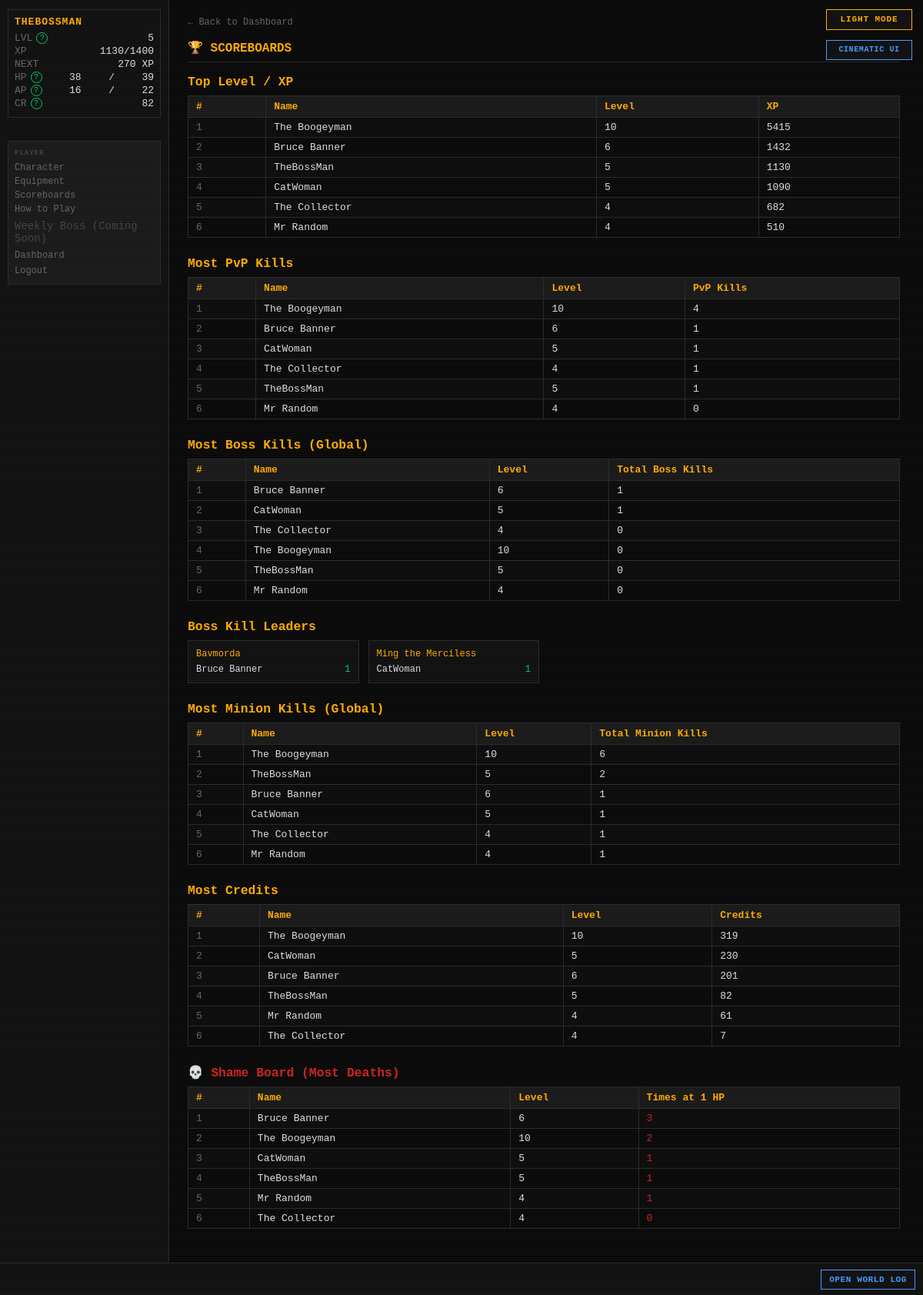
/scoreboards (signed in), run on an earlier commit of the app's database.
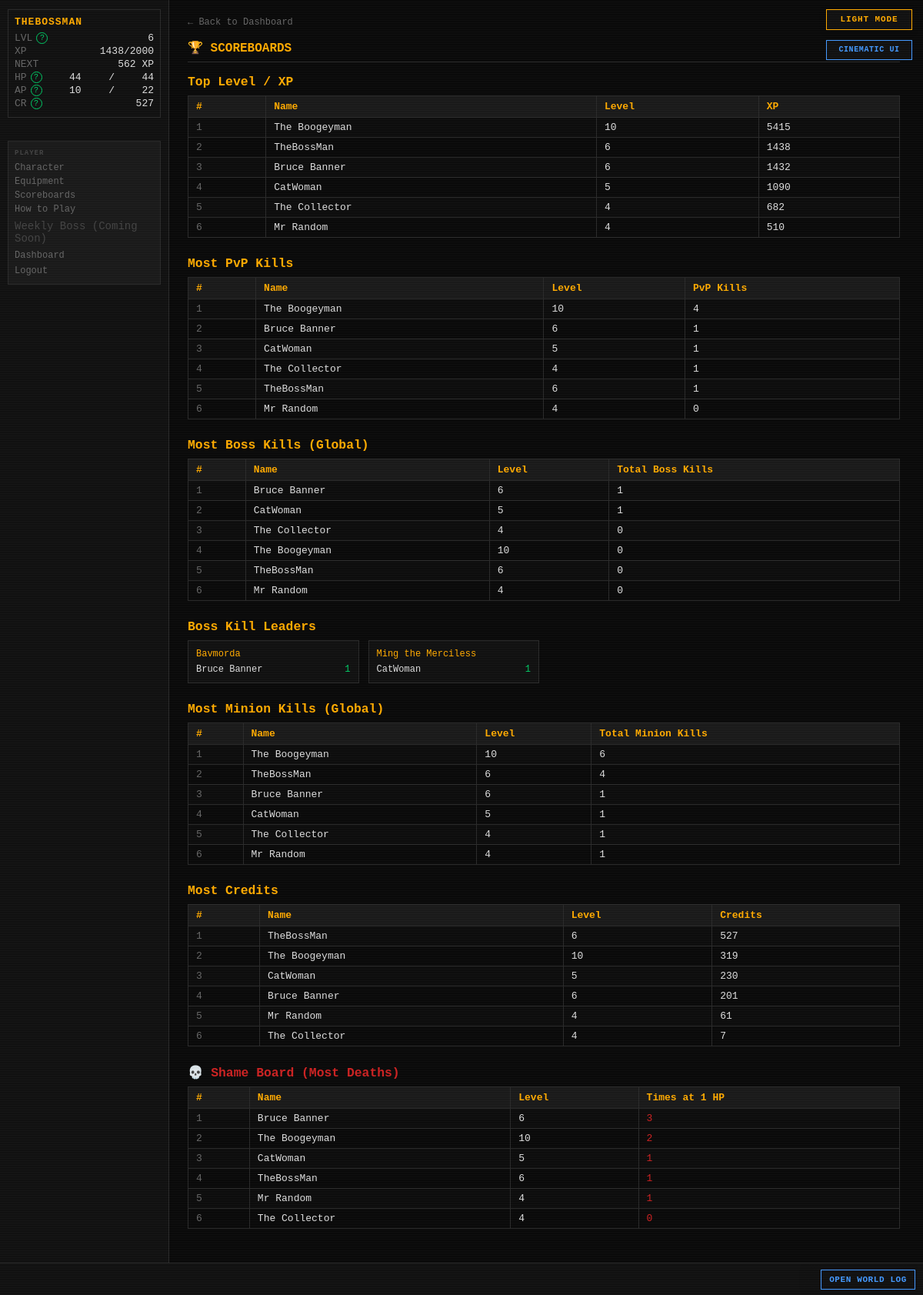
And on a later commit of the database.
### tables this page shows
CREATE TABLE players (
    id                  INTEGER PRIMARY KEY AUTOINCREMENT,
    username            TEXT    UNIQUE NOT NULL,
    password_hash       TEXT    NOT NULL,
    email               TEXT    UNIQUE NOT NULL,
    character_name      TEXT    NOT NULL,
    sex                 TEXT    NOT NULL,
    class_id            INTEGER REFERENCES classes(id),
    str_stat            INTEGER NOT NULL DEFAULT 1,
    end_stat            INTEGER NOT NULL DEFAULT 1,
    agi_stat            INTEGER NOT NULL DEFAULT 1,
    lck_stat            INTEGER NOT NULL DEFAULT 1,
    per_stat            INTEGER NOT NULL DEFAULT 1,
    level               INTEGER NOT NULL DEFAULT 1,
    xp                  INTEGER NOT NULL DEFAULT 0,
    current_hp          INTEGER NOT NULL,
    current_ap          INTEGER NOT NULL,
    credits             INTEGER NOT NULL DEFAULT 25,
    equipped_weapon_id  INTEGER REFERENCES inventory_items(id),
    equipped_armor_id   INTEGER REFERENCES inventory_items(id),
    equipped_special_id INTEGER REFERENCES inventory_items(id),
    in_combat           INTEGER NOT NULL DEFAULT 0,
    pending_levelup     INTEGER NOT NULL DEFAULT 0,
    combat_preference   TEXT    NOT NULL DEFAULT "Balanced",
    is_banned           INTEGER NOT NULL DEFAULT 0,
    retired_at          TEXT,
    last_login_at       TEXT,
    created_at          TEXT    NOT NULL DEFAULT (datetime('now'))
);

CREATE TABLE player_stats (
    player_id            INTEGER PRIMARY KEY REFERENCES players(id),
    pvp_kills            INTEGER NOT NULL DEFAULT 0,
    times_reduced_to_1hp INTEGER NOT NULL DEFAULT 0,
    updated_at           TEXT    NOT NULL DEFAULT (datetime('now'))
);

CREATE TABLE bosses (
    id                          INTEGER PRIMARY KEY AUTOINCREMENT,
    name                        TEXT    UNIQUE NOT NULL,
    is_active                   INTEGER NOT NULL DEFAULT 1,
    level                       INTEGER NOT NULL,
    str_stat                    INTEGER NOT NULL,
    end_stat                    INTEGER NOT NULL,
    agi_stat                    INTEGER NOT NULL,
    lck_stat                    INTEGER NOT NULL,
    per_stat                    INTEGER NOT NULL,
    max_hp                      INTEGER NOT NULL,
    phase2_hp_percent           INTEGER NOT NULL,
    phase3_hp_percent           INTEGER NOT NULL,
    special_attack_name         TEXT    NOT NULL,
    special_attack_die          TEXT    NOT NULL,
    special_attack_damage_type  TEXT    NOT NULL,
    special_attack_flavor       TEXT    NOT NULL,
    special_buff_name           TEXT    NOT NULL,
    special_buff_type           TEXT    NOT NULL,
    special_buff_value          REAL    NOT NULL,
    special_buff_damage_type    TEXT,
    special_buff_flavor         TEXT    NOT NULL,
    res_blade     INTEGER NOT NULL DEFAULT 0,
    res_blunt     INTEGER NOT NULL DEFAULT 0,
    res_ballistic INTEGER NOT NULL DEFAULT 0,
    res_energy    INTEGER NOT NULL DEFAULT 0,
    res_arcane    INTEGER NOT NULL DEFAULT 0,
    res_explosive INTEGER NOT NULL DEFAULT 0,
    res_venom     INTEGER NOT NULL DEFAULT 0,
    weak_blade    INTEGER NOT NULL DEFAULT 0,
    weak_blunt    INTEGER NOT NULL DEFAULT 0,
    weak_ballistic INTEGER NOT NULL DEFAULT 0,
    weak_energy   INTEGER NOT NULL DEFAULT 0,
    weak_arcane   INTEGER NOT NULL DEFAULT 0,
    weak_explosive INTEGER NOT NULL DEFAULT 0,
    weak_venom    INTEGER NOT NULL DEFAULT 0,
    drop_weapon_chance       REAL    NOT NULL,
    drop_armor_chance        REAL    NOT NULL,
    drop_special_item_chance REAL    NOT NULL,
    drop_credit_min          INTEGER NOT NULL,
    drop_credit_max          INTEGER NOT NULL,
    flavor_text              TEXT    NOT NULL,
    imported_at              TEXT    NOT NULL DEFAULT (datetime('now'))
, description TEXT NOT NULL DEFAULT '');

CREATE TABLE boss_instances (
    id                  INTEGER PRIMARY KEY AUTOINCREMENT,
    player_id           INTEGER NOT NULL REFERENCES players(id),
    boss_id             INTEGER NOT NULL REFERENCES bosses(id),
    current_hp          INTEGER NOT NULL,
    encounter_max_hp    INTEGER,
    special_attack_used INTEGER NOT NULL DEFAULT 0,
    special_buff_used   INTEGER NOT NULL DEFAULT 0,
    current_phase       INTEGER NOT NULL DEFAULT 1,
    discovered_at       TEXT    NOT NULL DEFAULT (datetime('now')),
    kill_count          INTEGER NOT NULL DEFAULT 0,
    UNIQUE(player_id, boss_id)
);

### routes/scoreboards.py (the view)
@bp.route("/scoreboards")
def index():
    settings      = get_all_settings()
    inactive_days = settings.get("INACTIVE_DAYS_THRESHOLD", cfg.INACTIVE_DAYS_THRESHOLD)
    cutoff_expr   = f"datetime('now', '-{inactive_days} days')"
    top_level      = _top_level_xp(cutoff_expr)
    top_pvp_kills  = _top_pvp_kills(cutoff_expr)
    top_boss_global= _top_boss_kills_global(cutoff_expr)
    top_boss_each  = _top_boss_kills_per_boss(cutoff_expr)
    top_minion_gl  = _top_minion_kills_global(cutoff_expr)
    top_minion_each= _top_minion_kills_per_minion(cutoff_expr)
    top_credits    = _top_credits(cutoff_expr)
    shame_board    = _shame_board(cutoff_expr)
    return render_template(
        "scoreboards/scoreboards.html",
        top_level=top_level,
        top_pvp_kills=top_pvp_kills,
        top_boss_global=top_boss_global,
        top_boss_each=top_boss_each,
        top_minion_global=top_minion_gl,
        top_minion_each=top_minion_each,
        top_credits=top_credits,
        shame_board=shame_board,
    )

### templates/scoreboards/scoreboards.html (shortened to what this page needs)
{% extends "base.html" %}
{% block content %}
<div id="page-content">
    <a href="{{ url_for('dashboard.index') }}" class="back-link">← Back to Dashboard</a>
    <h2 class="page-title">🏆 SCOREBOARDS</h2>
    <h3 style="color:var(--amber);margin-bottom:8px;">Top Level / XP</h3>
    {% if top_level %}
    <table style="margin-bottom:24px;">
        <tr><th>#</th><th>Name</th><th>Level</th><th>XP</th></tr>
        {% for p in top_level %}
        <tr>
            <td style="color:var(--grey)">{{ loop.index }}</td>
            <td>{{ p.character_name }}</td>
            <td>{{ p.level }}</td>
            <td>{{ p.xp }}</td>
        </tr>
        {% endfor %}
    </table>
    {% else %}
    <p style="color:var(--grey);margin-bottom:24px;">No data yet.</p>
    {% endif %}
    <h3 style="color:var(--amber);margin-bottom:8px;">Most PvP Kills</h3>
    {% if top_pvp_kills %}
    <table style="margin-bottom:24px;">
        <tr><th>#</th><th>Name</th><th>Level</th><th>PvP Kills</th></tr>
        {% for p in top_pvp_kills %}
        <tr>
            <td style="color:var(--grey)">{{ loop.index }}</td>
            <td>{{ p.character_name }}</td>
            <td>{{ p.level }}</td>
            <td>{{ p.pvp_kills }}</td>
        </tr>
        {% endfor %}
    </table>
    {% else %}
    <p style="color:var(--grey);margin-bottom:24px;">No data yet.</p>
    {% endif %}
    <h3 style="color:var(--amber);margin-bottom:8px;">Most Boss Kills (Global)</h3>
    {% if top_boss_global %}
    <table style="margin-bottom:24px;">
        <tr><th>#</th><th>Name</th><th>Level</th><th>Total Boss Kills</th></tr>
        {% for p in top_boss_global %}
        <tr>
            <td style="color:var(--grey)">{{ loop.index }}</td>
            <td>{{ p.character_name }}</td>
            <td>{{ p.level }}</td>
            <td>{{ p.total_kills }}</td>
        </tr>
        {% endfor %}
    </table>
    {% else %}
    <p style="color:var(--grey);margin-bottom:24px;">No data yet.</p>
    {% endif %}
    {% if top_boss_each %}
    <h3 style="color:var(--amber);margin-bottom:8px;">Boss Kill Leaders</h3>
    <div style="display:grid;grid-template-columns:repeat(auto-fill,minmax(220px,1fr));gap:12px;margin-bottom:24px;">
        {% for boss_name, players in top_boss_each.items() %}
        <div style="background:var(--bg-panel);border:1px solid var(--border);padding:10px;">
            <div style="color:var(--amber);margin-bottom:6px;font-size:12px;">{{ boss_name }}</div>
            {% for p in players %}
            <div style="display:flex;justify-content:space-between;font-size:12px;">
                <span>{{ p.character_name }}</span>
                <span style="color:var(--green)">{{ p.kill_count }}</span>
            </div>
            {% endfor %}
        </div>
        {% endfor %}
    </div>
    {% endif %}
    <h3 style="color:var(--amber);margin-bottom:8px;">Most Minion Kills (Global)</h3>
    {% if top_minion_global %}
    <table style="margin-bottom:24px;">
        <tr><th>#</th><th>Name</th><th>Level</th><th>Total Minion Kills</th></tr>
        {% for p in top_minion_global %}
        <tr>
            <td style="color:var(--grey)">{{ loop.index }}</td>
            <td>{{ p.character_name }}</td>
            <td>{{ p.level }}</td>
            <td>{{ p.total_kills }}</td>
        </tr>
        {% endfor %}
    </table>
    {% else %}
    <p style="color:var(--grey);margin-bottom:24px;">No data yet.</p>
    {% endif %}
    <h3 style="color:var(--amber);margin-bottom:8px;">Most Credits</h3>
    {% if top_credits %}
    <table style="margin-bottom:24px;">
        <tr><th>#</th><th>Name</th><th>Level</th><th>Credits</th></tr>
        {% for p in top_credits %}
        <tr>
            <td style="color:var(--grey)">{{ loop.index }}</td>
            <td>{{ p.character_name }}</td>
            <td>{{ p.level }}</td>
            <td>{{ p.credits }}</td>
        </tr>
        {% endfor %}
    </table>
    {% else %}
    <p style="color:var(--grey);margin-bottom:24px;">No data yet.</p>
    {% endif %}
    <h3 style="color:var(--red);margin-bottom:8px;">💀 Shame Board (Most Deaths)</h3>
    {% if shame_board %}
    <table style="margin-bottom:24px;">
        <tr><th>#</th><th>Name</th><th>Level</th><th>Times at 1 HP</th></tr>
        {% for p in shame_board %}
        <tr>
            <td style="color:var(--grey)">{{ loop.index }}</td>
            <td>{{ p.character_name }}</td>
            <td>{{ p.level }}</td>
            <td style="color:var(--red)">{{ p.times_reduced_to_1hp }}</td>
        </tr>
        {% endfor %}
    </table>
    {% else %}
    <p style="color:var(--grey);margin-bottom:24px;">No data yet.</p>
    {% endif %}
</div>
{% endblock %}

### templates/base.html (shortened to what this page needs)
<!DOCTYPE html>
<html lang="en">
<head>
<link rel="stylesheet" href="{{ url_for('static', filename='style.css') }}">
</head>
<body class="{{ 'authenticated' if player else 'auth-page' }} {% block body_class %}{% endblock %}">
{% if settings.get('ALLOW_PLAYER_COLOR_OVERRIDE', true) %}<button id="theme-toggle" type="button" aria-label="Switch color theme" aria-pressed="false">
</button>{% endif %}
{% if settings.get('ALLOW_PLAYER_INTERFACE_OVERRIDE', true) %}
<button id="interface-toggle" type="button" aria-label="Switch interface style" aria-pressed="false">
</button>
{% endif %}
{% if player %}
<div id="left-col">
    <div id="status-block">
        <div class="status-name">{{ player.character_name }}</div>
        <div class="status-line">
            <span class="label">LVL</span>
            <span id="status-level">{{ player.level }}</span>
        </div>
        <div class="status-line">
            <span class="label">XP</span>
            <span><span id="status-xp">{{ player.xp }}</span><span id="status-xp-threshold">{% if player.get('next_level_xp') is not none %}/{{ player.get('next_level_xp') }}{% endif %}</span></span>
        </div>
        <div class="status-line" title="Experience still needed to reach level {{ player.level + 1 }}">
            <span class="label">NEXT</span>
            <span id="status-xp-next">{% if player.get('xp_to_next_level') is none %}MAX{% elif player.get('xp_to_next_level') <= 0 %}LEVEL UP{% else %}{{ player.get('xp_to_next_level') }} XP{% endif %}</span>
        </div>
        <div class="status-line">
            <span class="label">HP</span>
            <span id="status-hp">{{ player.current_hp }}</span>/<span id="status-maxhp">{{ player.max_hp }}</span>
        </div>
        <div class="status-line">
            <span class="label">AP</span>
            <span id="status-ap">{{ player.current_ap }}</span>/<span id="status-maxap">{{ player.max_ap }}</span>
        </div>
        <div class="status-line">
            <span class="label">CR</span>
            <span id="status-credits">{{ player.credits }}</span>
        </div>
    </div>
    <nav id="left-nav">
        <span class="nav-heading">PLAYER</span>
        <a href="{{ url_for('character.index') }}">Character</a>
        <a href="{{ url_for('character.equipment') }}">Equipment</a>
        <a href="{{ url_for('scoreboards.index') }}">Scoreboards</a>
        <a href="{{ url_for('feeds.game_help') }}">How to Play</a>
        <span class="nav-link-disabled" title="A shared weekly encounter is being designed.">Weekly Boss (Coming Soon)</span>
        <a href="{{ url_for('dashboard.index') }}">Dashboard</a>
        <form action="{{ url_for('auth.logout') }}" method="POST" style="margin:0">
            <button type="submit" class="nav-link-btn">Logout</button>
        </form>
    </nav>
</div>
{% endif %}
<div id="main">
    {% block content %}{% endblock %}
</div>
{% if player %}
<div id="ticker-wrap">
    <a id="ticker-log-link" href="{{ url_for('feeds.global_log') }}" title="Open the complete World Log">OPEN WORLD LOG</a>
    <div id="ticker">
    </div>
</div>
{% endif %}
</body>
</html>

What changed in the data, as far as the page shows it:
changed players "TheBossMan": level "5" → "6"; xp "1130" → "1438"; current_hp "38" → "44"; current_ap "16" → "10"; credits "82" → "527"; total_kills "2" → "4"; moves up the list
changed through a linked row, player_stats "TheBossMan": level "5" → "6"
Also different on the page:
{{ player.get('next_level_xp') }}: "1400" → "2000"
{{ player.get('xp_to_next_level') }}: "270" → "562"
{{ player.max_hp }}: "39" → "44"
